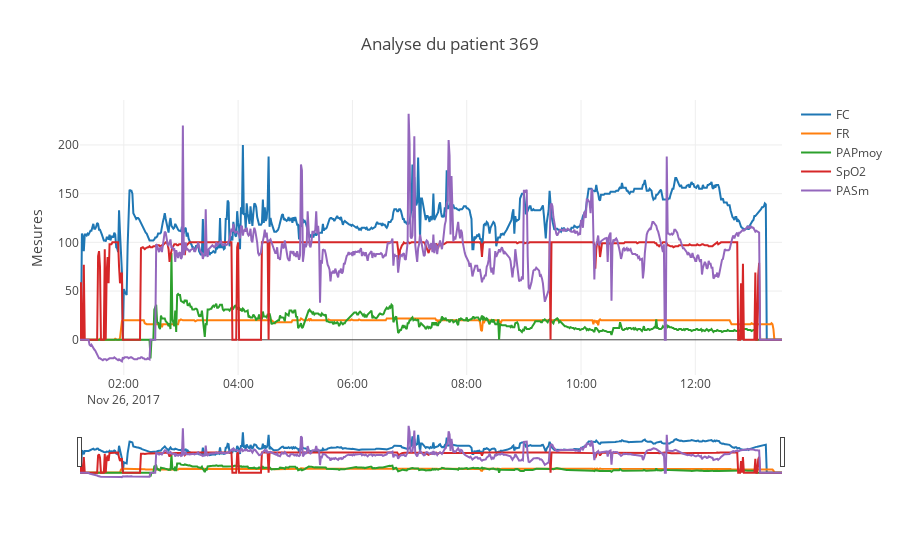

Notebook code for this chart:
### Code cell
plot_dynamic_features(df_dynamic, id_patient=369, 
                      features_list=['FC','FR', 'PAPmoy', 'SpO2', 'PASm'])

### Figure 1 — Plotly figure (JSON) as saved in the notebook; plotly's stock layout.template omitted (floating-point values rounded to 4 significant figures; data arrays with more than 128 entries replaced by an {"elided": "..."} marker saying what was removed)
{"data": [{"name": "FC", "type": "scatter", "uid": "6dffd9a0-1ff9-11e9-8f39-2047478cca38", "x": {"elided": "738 str values"}, "y": {"elided": "738 int values"}, "yaxis": "y"}, {"name": "FR", "type": "scatter", "uid": "6dffdae0-1ff9-11e9-8f39-2047478cca38", "x": {"elided": "738 str values"}, "y": {"elided": "738 int values"}, "yaxis": "y"}, {"name": "PAPmoy", "type": "scatter", "uid": "6dffdb94-1ff9-11e9-8f39-2047478cca38", "x": {"elided": "738 str values"}, "y": {"elided": "738 int values"}, "yaxis": "y"}, {"name": "SpO2", "type": "scatter", "uid": "6dffdc2a-1ff9-11e9-8f39-2047478cca38", "x": {"elided": "738 str values"}, "y": {"elided": "738 int values"}, "yaxis": "y"}, {"name": "PASm", "type": "scatter", "uid": "6dffdd7e-1ff9-11e9-8f39-2047478cca38", "x": {"elided": "738 str values"}, "y": {"elided": "738 int values"}, "yaxis": "y"}], "layout": {"title": "Analyse du patient 369", "xaxis": {"rangeslider": {"visible": true}, "type": "date"}, "yaxis": {"title": "Mesures"}}}
